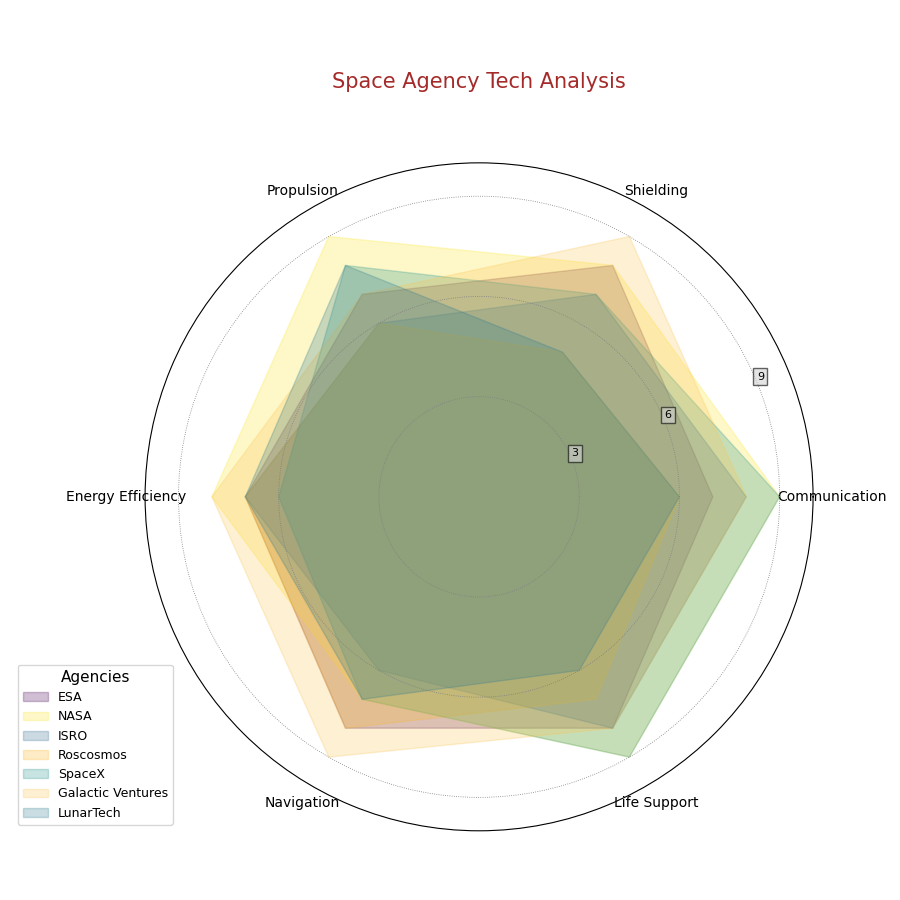

Python code for this plot:
import matplotlib.pyplot as plt
import numpy as np

criteria = ['Communication', 'Shielding', 'Propulsion', 'Energy Efficiency', 'Navigation', 'Life Support']
num_criteria = len(criteria)

agency_scores = {
    'ESA': [7, 8, 7, 7, 8, 8],
    'NASA': [9, 8, 9, 8, 7, 9],
    'ISRO': [8, 7, 6, 7, 6, 8],
    'Roscosmos': [6, 5, 6, 7, 8, 7],
    'SpaceX': [9, 7, 8, 6, 7, 9],
    'Galactic Ventures': [8, 9, 7, 8, 9, 8],
    'LunarTech': [6, 5, 8, 7, 7, 6]
}

angles = np.linspace(0, 2 * np.pi, num_criteria, endpoint=False).tolist()
angles += angles[:1]  # Closing the plot by adding start angle to end

fig, ax = plt.subplots(figsize=(9, 9), subplot_kw=dict(polar=True))

colors = [
    [0.267004, 0.004874, 0.329415, 1.     ],
    [0.993248, 0.906157, 0.143936, 1.     ],
    [0.190631, 0.407061, 0.556089, 1.     ],
    [0.992898, 0.706145, 0.115681, 1.     ],
    [0.127568, 0.566949, 0.550556, 1.     ],
    [0.993248, 0.769364, 0.317163, 1.     ],
    [0.163625, 0.471133, 0.558148, 1.     ]
]

for idx, (agency_name, scores) in enumerate(agency_scores.items()):
    scores += scores[:1]  # Closing plot by repeating start value
    ax.fill(angles, scores, color=colors[idx], alpha=0.25, label=agency_name)  # Fill area

ax.set_xticks(angles[:-1])
ax.set_xticklabels(criteria)

ax.set_ylim(0, 10)
ax.yaxis.grid(True, linestyle=':', linewidth=0.6, color='grey')
ax.xaxis.grid(False)
ax.set_yticks([3, 6, 9])
ax.set_yticklabels(["3", "6", "9"], fontsize=8, bbox=dict(facecolor='lightgrey', alpha=0.6, boxstyle='square'))

plt.title("Space Agency Tech Analysis", size=15, color='brown', y=1.1)
ax.legend(loc='lower left', bbox_to_anchor=(-0.2, 0), fontsize=9, title="Agencies", title_fontsize=11)

plt.tight_layout()
plt.show()
